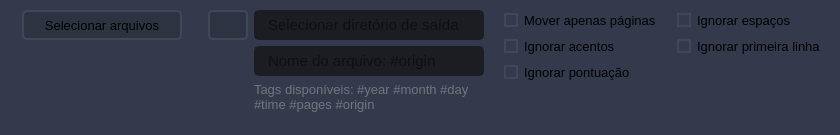
                     <widget class="QFrame" name="frame_top_page">
                      <property name="sizePolicy">
                       <sizepolicy hsizetype="Fixed" vsizetype="Fixed">
                        <horstretch>0</horstretch>
                        <verstretch>0</verstretch>
                       </sizepolicy>
                      </property>
                      <property name="minimumSize">
                       <size>
                        <width>840</width>
                        <height>135</height>
                       </size>
                      </property>
                      <property name="maximumSize">
                       <size>
                        <width>840</width>
                        <height>16777215</height>
                       </size>
                      </property>
                      <property name="styleSheet">
                       <string notr="true">background-color:#343A4B;
border-radius: 7px;</string>
                      </property>
                      <property name="frameShape">
                       <enum>QFrame::StyledPanel</enum>
                      </property>
                      <property name="frameShadow">
                       <enum>QFrame::Raised</enum>
                      </property>
                      <layout class="QHBoxLayout" name="horizontalLayout_13">
                       <property name="leftMargin">
                        <number>9</number>
                       </property>
                       <property name="topMargin">
                        <number>5</number>
                       </property>
                       <property name="rightMargin">
                        <number>9</number>
                       </property>
                       <property name="bottomMargin">
                        <number>5</number>
                       </property>
                       <item alignment="Qt::AlignHCenter|Qt::AlignTop">
                        <widget class="QFrame" name="frame_input">
                         <property name="minimumSize">
                          <size>
                           <width>180</width>
                           <height>0</height>
                          </size>
                         </property>
                         <property name="maximumSize">
                          <size>
                           <width>16777215</width>
                           <height>16777215</height>
                          </size>
                         </property>
                         <property name="font">
                          <font>
                           <family>Segoe UI</family>
                          </font>
                         </property>
                         <property name="styleSheet">
                          <string notr="true">border: 0px;</string>
                         </property>
                         <property name="frameShape">
                          <enum>QFrame::StyledPanel</enum>
                         </property>
                         <property name="frameShadow">
                          <enum>QFrame::Raised</enum>
                         </property>
                         <layout class="QVBoxLayout" name="verticalLayout_14">
                          <property name="leftMargin">
                           <number>9</number>
                          </property>
                          <property name="topMargin">
                           <number>5</number>
                          </property>
                          <property name="rightMargin">
                           <number>5</number>
                          </property>
                          <property name="bottomMargin">
                           <number>5</number>
                          </property>
                          <item>
                           <widget class="QPushButton" name="pushButton_selectFiles_search">
                            <property name="minimumSize">
                             <size>
                              <width>0</width>
                              <height>30</height>
                             </size>
                            </property>
                            <property name="maximumSize">
                             <size>
                              <width>160</width>
                              <height>16777215</height>
                             </size>
                            </property>
                            <property name="font">
                             <font>
                              <family>Segoe UI</family>
                              <pointsize>10</pointsize>
                             </font>
                            </property>
                            <property name="styleSheet">
                             <string notr="true">QPushButton {
	border: 2px solid rgb(64, 71, 88);
	border-radius: 5px;	
	background-color:#2E3342;
}
QPushButton:hover {
	background-color: rgb(85, 170, 255);
	border: 2px solid rgb(85, 170, 255);
}
QPushButton:pressed {	
	background-color: rgb(35, 40, 49);
	border: 2px solid rgb(43, 50, 61);
}</string>
                            </property>
                            <property name="text">
                             <string>Selecionar arquivos</string>
                            </property>
                            <property name="icon">
                             <iconset resource="../Simple_PySide_Base/files.qrc">
                              <normaloff>:/20x20/icons/20x20/cil-file.png</normaloff>:/20x20/icons/20x20/cil-file.png</iconset>
                            </property>
                            <property name="iconSize">
                             <size>
                              <width>18</width>
                              <height>18</height>
                             </size>
                            </property>
                           </widget>
                          </item>
                         </layout>
                        </widget>
                       </item>
                       <item alignment="Qt::AlignHCenter|Qt::AlignTop">
                        <widget class="QFrame" name="frame_output">
                         <property name="minimumSize">
                          <size>
                           <width>0</width>
                           <height>0</height>
                          </size>
                         </property>
                         <property name="maximumSize">
                          <size>
                           <width>300</width>
                           <height>16777215</height>
                          </size>
                         </property>
                         <property name="styleSheet">
                          <string notr="true">border: 0px;</string>
                         </property>
                         <property name="frameShape">
                          <enum>QFrame::StyledPanel</enum>
                         </property>
                         <property name="frameShadow">
                          <enum>QFrame::Raised</enum>
                         </property>
                         <layout class="QFormLayout" name="formLayout">
                          <property name="leftMargin">
                           <number>5</number>
                          </property>
                          <property name="topMargin">
                           <number>5</number>
                          </property>
                          <property name="rightMargin">
                           <number>9</number>
                          </property>
                          <property name="bottomMargin">
                           <number>5</number>
                          </property>
                          <item row="0" column="0">
                           <widget class="QPushButton" name="pushButton_outputPath_search">
                            <property name="minimumSize">
                             <size>
                              <width>40</width>
                              <height>30</height>
                             </size>
                            </property>
                            <property name="styleSheet">
                             <string notr="true">QPushButton {
	border: 2px solid rgb(64, 71, 88);
	border-radius: 5px;	
	background-color:#2E3342;
}
QPushButton:hover {
	background-color: rgb(85, 170, 255);
	border: 2px solid rgb(85, 170, 255);
}
QPushButton:pressed {	
	background-color: rgb(35, 40, 49);
	border: 2px solid rgb(43, 50, 61);
}</string>
                            </property>
                            <property name="text">
                             <string/>
                            </property>
                            <property name="icon">
                             <iconset resource="../Simple_PySide_Base/files.qrc">
                              <normaloff>:/20x20/icons/20x20/cil-folder.png</normaloff>:/20x20/icons/20x20/cil-folder.png</iconset>
                            </property>
                            <property name="iconSize">
                             <size>
                              <width>18</width>
                              <height>18</height>
                             </size>
                            </property>
                           </widget>
                          </item>
                          <item row="0" column="1">
                           <widget class="QLineEdit" name="lineEdit_outputPath_search">
                            <property name="minimumSize">
                             <size>
                              <width>220</width>
                              <height>30</height>
                             </size>
                            </property>
                            <property name="maximumSize">
                             <size>
                              <width>250</width>
                              <height>16777215</height>
                             </size>
                            </property>
                            <property name="font">
                             <font>
                              <family>Segoe UI</family>
                              <pointsize>11</pointsize>
                             </font>
                            </property>
                            <property name="styleSheet">
                             <string notr="true">QLineEdit {
	background-color: rgb(27, 29, 35);
	border-radius: 5px;
	border: 2px solid rgb(27, 29, 35);
	padding-left: 10px;
}
QLineEdit:hover {
	border: 2px solid rgb(85, 170, 255);
	border: 2px solid rgb(91, 101, 124);
}
QLineEdit:focus {
	border: 2px solid rgb(85, 170, 255);
}</string>
                            </property>
                            <property name="placeholderText">
                             <string>Selecionar diretório de saída</string>
                            </property>
                           </widget>
                          </item>
                          <item row="1" column="1">
                           <widget class="QLineEdit" name="lineEdit_filename_search">
                            <property name="minimumSize">
                             <size>
                              <width>230</width>
                              <height>30</height>
                             </size>
                            </property>
                            <property name="maximumSize">
                             <size>
                              <width>250</width>
                              <height>16777215</height>
                             </size>
                            </property>
                            <property name="font">
                             <font>
                              <family>Segoe UI</family>
                              <pointsize>11</pointsize>
                             </font>
                            </property>
                            <property name="styleSheet">
                             <string notr="true">QLineEdit {
	background-color: rgb(27, 29, 35);
	border-radius: 5px;
	border: 2px solid rgb(27, 29, 35);
	padding-left: 10px;
}
QLineEdit:hover {
	border: 2px solid rgb(85, 170, 255);
	border: 2px solid rgb(91, 101, 124);
}
QLineEdit:focus {
	border: 2px solid rgb(85, 170, 255);
}</string>
                            </property>
                            <property name="placeholderText">
                             <string>Nome do arquivo: #origin</string>
                            </property>
                           </widget>
                          </item>
                          <item row="3" column="1">
                           <widget class="QLabel" name="label_tags_search">
                            <property name="minimumSize">
                             <size>
                              <width>0</width>
                              <height>0</height>
                             </size>
                            </property>
                            <property name="maximumSize">
                             <size>
                              <width>16777215</width>
                              <height>16777215</height>
                             </size>
                            </property>
                            <property name="font">
                             <font>
                              <family>Segoe UI</family>
                              <pointsize>10</pointsize>
                             </font>
                            </property>
                            <property name="styleSheet">
                             <string notr="true">color: rgb(112, 117, 125);</string>
                            </property>
                            <property name="text">
                             <string>Tags disponíveis: #year #month #day
#time #pages #origin</string>
                            </property>
                           </widget>
                          </item>
                         </layout>
                        </widget>
                       </item>
                       <item alignment="Qt::AlignLeft|Qt::AlignTop">
                        <widget class="QFrame" name="frame_checkBox_">
                         <property name="minimumSize">
                          <size>
                           <width>0</width>
                           <height>0</height>
                          </size>
                         </property>
                         <property name="maximumSize">
                          <size>
                           <width>16777215</width>
                           <height>16777215</height>
                          </size>
                         </property>
                         <property name="font">
                          <font>
                           <family>Segoe UI</family>
                           <pointsize>9</pointsize>
                          </font>
                         </property>
                         <property name="styleSheet">
                          <string notr="true">border: 0px;</string>
                         </property>
                         <property name="frameShape">
                          <enum>QFrame::StyledPanel</enum>
                         </property>
                         <property name="frameShadow">
                          <enum>QFrame::Raised</enum>
                         </property>
                         <layout class="QGridLayout" name="gridLayout_4">
                          <property name="leftMargin">
                           <number>5</number>
                          </property>
                          <property name="topMargin">
                           <number>5</number>
                          </property>
                          <property name="rightMargin">
                           <number>9</number>
                          </property>
                          <property name="bottomMargin">
                           <number>5</number>
                          </property>
                          <property name="horizontalSpacing">
                           <number>20</number>
                          </property>
                          <item row="0" column="1">
                           <widget class="QCheckBox" name="checkBox_ignoreSpaces_search">
                            <property name="minimumSize">
                             <size>
                              <width>0</width>
                              <height>20</height>
                             </size>
                            </property>
                            <property name="font">
                             <font>
                              <family>Segoe UI</family>
                              <pointsize>10</pointsize>
                             </font>
                            </property>
                            <property name="styleSheet">
                             <string notr="true">QCheckBox::indicator {
   border: 2px solid rgb(64, 71, 88);
	border-radius: 9px;
}
QCheckBox::indicator:checked {
	border: 2px solid rgb(85, 170, 255);
}</string>
                            </property>
                            <property name="text">
                             <string>Ignorar espaços</string>
                            </property>
                           </widget>
                          </item>
                          <item row="2" column="0">
                           <widget class="QCheckBox" name="checkBox_ignorePontuation_search">
                            <property name="minimumSize">
                             <size>
                              <width>0</width>
                              <height>20</height>
                             </size>
                            </property>
                            <property name="font">
                             <font>
                              <family>Segoe UI</family>
                              <pointsize>10</pointsize>
                             </font>
                            </property>
                            <property name="styleSheet">
                             <string notr="true">QCheckBox::indicator {
   border: 2px solid rgb(64, 71, 88);
	border-radius: 9px;
}
QCheckBox::indicator:checked {
	border: 2px solid rgb(85, 170, 255);
}</string>
                            </property>
                            <property name="text">
                             <string>Ignorar pontuação</string>
                            </property>
                           </widget>
                          </item>
                          <item row="1" column="1">
                           <widget class="QCheckBox" name="checkBox_ignoreFirstPage_search">
                            <property name="minimumSize">
                             <size>
                              <width>0</width>
                              <height>20</height>
                             </size>
                            </property>
                            <property name="font">
                             <font>
                              <family>Segoe UI</family>
                              <pointsize>10</pointsize>
                             </font>
                            </property>
                            <property name="styleSheet">
                             <string notr="true">QCheckBox::indicator {
   border: 2px solid rgb(64, 71, 88);
	border-radius: 9px;
}
QCheckBox::indicator:checked {
	border: 2px solid rgb(85, 170, 255);
}</string>
                            </property>
                            <property name="text">
                             <string>Ignorar primeira linha</string>
                            </property>
                           </widget>
                          </item>
                          <item row="0" column="0">
                           <widget class="QCheckBox" name="checkBox_onlyPages_search">
                            <property name="minimumSize">
                             <size>
                              <width>0</width>
                              <height>20</height>
                             </size>
                            </property>
                            <property name="font">
                             <font>
                              <family>Segoe UI</family>
                              <pointsize>10</pointsize>
                             </font>
                            </property>
                            <property name="styleSheet">
                             <string notr="true">QCheckBox::indicator {
   border: 2px solid rgb(64, 71, 88);
	border-radius: 9px;
}
QCheckBox::indicator:checked {
	border: 2px solid rgb(85, 170, 255);
}</string>
                            </property>
                            <property name="text">
                             <string>Mover apenas páginas</string>
                            </property>
                           </widget>
                          </item>
                          <item row="1" column="0">
                           <widget class="QCheckBox" name="checkBox_ignoreSpecialChar_search">
                            <property name="minimumSize">
                             <size>
                              <width>0</width>
                              <height>20</height>
                             </size>
                            </property>
                            <property name="font">
                             <font>
                              <family>Segoe UI</family>
                              <pointsize>10</pointsize>
                             </font>
                            </property>
                            <property name="styleSheet">
                             <string notr="true">QCheckBox::indicator {
   border: 2px solid rgb(64, 71, 88);
	border-radius: 9px;
}
QCheckBox::indicator:checked {
	border: 2px solid rgb(85, 170, 255);
}</string>
                            </property>
                            <property name="text">
                             <string>Ignorar acentos</string>
                            </property>
                            <property name="tristate">
                             <bool>false</bool>
                            </property>
                           </widget>
                          </item>
                         </layout>
                        </widget>
                       </item>
                      </layout>
                     </widget>
